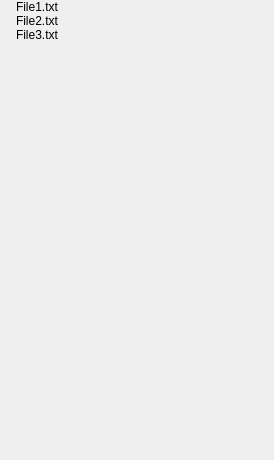
<?xml version="1.0" encoding="UTF-8"?>
<ui version="4.0">
 <class>FileMgr</class>
 <widget class="QWidget" name="FileMgr">
  <property name="geometry">
   <rect>
    <x>0</x>
    <y>0</y>
    <width>274</width>
    <height>460</height>
   </rect>
  </property>
  <property name="windowTitle">
   <string>Form</string>
  </property>
  <layout class="QVBoxLayout" name="verticalLayout">
   <property name="spacing">
    <number>0</number>
   </property>
   <property name="leftMargin">
    <number>0</number>
   </property>
   <property name="topMargin">
    <number>0</number>
   </property>
   <property name="rightMargin">
    <number>0</number>
   </property>
   <property name="bottomMargin">
    <number>0</number>
   </property>
   <item>
    <widget class="QLabel" name="label">
     <property name="lineWidth">
      <number>1</number>
     </property>
     <property name="text">
      <string>File1.txt</string>
     </property>
     <property name="scaledContents">
      <bool>false</bool>
     </property>
     <property name="margin">
      <number>1</number>
     </property>
     <property name="indent">
      <number>16</number>
     </property>
    </widget>
   </item>
   <item>
    <widget class="QLabel" name="label_2">
     <property name="lineWidth">
      <number>1</number>
     </property>
     <property name="text">
      <string>File2.txt</string>
     </property>
     <property name="margin">
      <number>1</number>
     </property>
     <property name="indent">
      <number>16</number>
     </property>
    </widget>
   </item>
   <item>
    <widget class="QLabel" name="label_3">
     <property name="lineWidth">
      <number>1</number>
     </property>
     <property name="text">
      <string>File3.txt</string>
     </property>
     <property name="margin">
      <number>1</number>
     </property>
     <property name="indent">
      <number>16</number>
     </property>
    </widget>
   </item>
   <item>
    <spacer name="verticalSpacer">
     <property name="orientation">
      <enum>Qt::Vertical</enum>
     </property>
     <property name="sizeHint" stdset="0">
      <size>
       <width>20</width>
       <height>40</height>
      </size>
     </property>
    </spacer>
   </item>
  </layout>
 </widget>
 <resources/>
 <connections/>
</ui>
